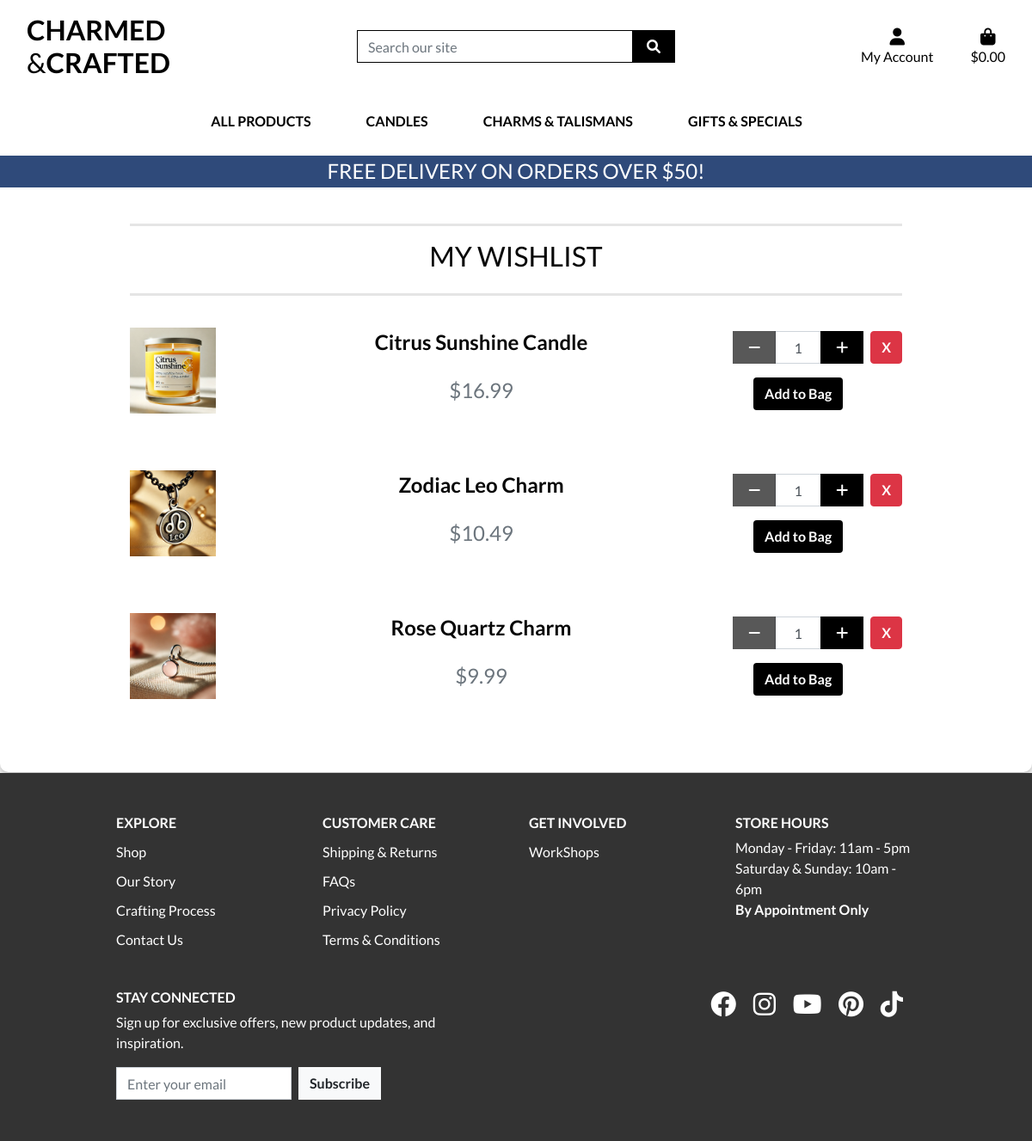
The page /products/wishlist_page/ (signed in) on the database its author committed.
### products/models.py (models this page shows, shortened)
class Wishlist(models.Model):
    user = models.ForeignKey(settings.AUTH_USER_MODEL, on_delete=models.CASCADE, related_name="wishlists")
    product = models.ForeignKey(Product, on_delete=models.CASCADE, related_name="wishlisted_by")
    created_at = models.DateTimeField(auto_now_add=True)
    class Meta:
        unique_together = ('user', 'product')
        ordering = ['-created_at']

class Product(models.Model):
    category = models.ForeignKey('Category', null=True, blank=True, on_delete=models.CASCADE)
    sku = models.CharField(max_length=254, null=True, blank=True)
    name = models.CharField(max_length=254)
    description = models.TextField()
    has_sizes = models.BooleanField (default = False, null = True, blank = True)
    price = models.DecimalField(max_digits=6, decimal_places=2)
    rating = models.DecimalField(max_digits=6, decimal_places=2, null=True, blank=True)
    image_url = models.URLField(max_length=1024, null=True, blank=True)
    image = models.ImageField(null=True, blank=True)

### products/views.py (the view)
# urls.py: path('wishlist_page/', wishlist_page, name='wishlist_page'),
@ensure_csrf_cookie
@login_required
def wishlist_page(request):
    wishlist_items = Wishlist.objects.filter(user=request.user).select_related('product')
    return render(request, 'products/wishlist.html', {'wishlist_items': wishlist_items})

### home/forms.py
class SubscriptionForm(forms.ModelForm):
    class Meta:
        model = Subscription
        fields = ['email']
        widgets = {
            'email': forms.EmailInput(attrs={
                'class': 'form-control mr-2 mb-2 mb-lg-0',
                'placeholder': 'Enter your email',
                'style': 'border-radius: 0;',
            }),
        }

### bag/contexts.py (called while the page is built, shortened)
def bag_contents(request):
    bag_items = []
    total = 0
    product_count = 0
    bag = request.session.get('bag', {})
    if total < settings.FREE_DELIVERY_THRESHOLD:
        delivery = total * Decimal(settings.STANDARD_DELIVERY_PERCENTAGE / 100)
        free_delivery_delta = settings.FREE_DELIVERY_THRESHOLD - total
    else:
        delivery = 0
        free_delivery_delta = 0
    grand_total = delivery + total
    context = {
        'bag_items': bag_items,
        'total': total,
        'product_count': product_count,
        'delivery': delivery,
        'free_delivery_delta': free_delivery_delta,
        'free_delivery_threshold': settings.FREE_DELIVERY_THRESHOLD,
        'grand_total': grand_total,
    }
    return context

### home/context_processors.py (called while the page is built)
def subscription_form(request):
    return {'subscription_form': SubscriptionForm()}

### products/templates/products/wishlist.html (shortened to what this page needs)
{% extends "base.html" %}
{% load static %}
{% block page_header %}
    <div class="container header-container">
    </div>
{% endblock %}
{% block content %}
<div class="overlay clearover">
    <div class="container">
        <div class="row">
            <div class="col">
                <hr>
                <h2 class="logo-font mb-4 text-center">My Wishlist</h2>
                <hr>
            </div>
        </div>
        <div class="wishlist-container">
            {% if wishlist_items %}
                <ul class="list-unstyled">
                    {% for item in wishlist_items %}
                        <li class="wishlist-item d-flex align-items-center mb-4">
                            <div class="wishlist-image mr-3">
                                {% if item.product.image %}
                                    <img src="{{ item.product.image.url }}" alt="{{ item.product.name }}" class="img-fluid" style="width: 100px; height: auto;">
                                {% else %}
                                    <img src="{{ MEDIA_URL }}noimage.webp" alt="{{ item.product.name }}" class="img-fluid" style="width: 100px; height: auto;">
                                {% endif %}
                            </div>
                            <div class="wishlist-details flex-grow-1">
                                <p class="mb-1 font-weight-bold">{{ item.product.name }}</p>
                                <p class="text-muted">${{ item.product.price }}</p>
                            </div>
                            <div class="wishlist-actions d-flex">
                                <form action="{% url 'add_to_bag' item.product.id %}" method="POST" class="mr-2">
                                    <div class="form-group hide-on-small-screens mx-auto ml-2">
                                        <div class="input-group">
                                            <div class="input-group-prepend">
                                                <button class="decrement-qty btn btn-black rounded-0"
                                                    data-item_id="{{ item.product.id }}" id="decrement-qty_{{ item.product.id }}">
                                                    <span class="icon">
                                                        <i class="fas fa-minus"></i>
                                                    </span>
                                                </button>
                                            </div>
                                            <input class="form-control qty_input" type="number"
                                                name="quantity" value="1" min="1" max="99"
                                                data-item_id="{{ item.product.id }}"
                                                id="id_qty_{{ item.product.id }}">
                                            <div class="input-group-append">
                                                <button class="increment-qty btn btn-black rounded-0"
                                                    data-item_id="{{ item.product.id }}" id="increment-qty_{{ item.product.id }}">
                                                    <span class="icon">
                                                        <i class="fas fa-plus"></i>
                                                    </span>
                                                </button>
                                            </div>
                                        </div>
                                    </div>
                                    <div class="add-to-bag">
                                        <button type="submit" class="btn btn-black d-none d-md-inline">Add to Bag</button>
                                    </div>
                                </form>
                                <form action="{% url 'remove_from_wishlist' item.product.id %}" method="POST">
                                    <button type="submit" class="btn btn-danger">X</button>
                                </form>
                            </div>
                        </li>
                    {% endfor %}
                </ul>
            {% else %}
                <p class="text-center">Your wishlist is empty.</p>
            {% endif %}
        </div>
    </div>
</div>
{% endblock %}

### static/css/base.css (style rules this page uses)
html, body { height: 100%; margin: 0; display: flex; flex-direction: column; }
body { height: 100%; color: #ffffff; font-family: 'Lato'; display: flex; flex-direction: column; }
hr { border-top: 3px solid rgba(0, 0, 0, .1); }
.icon { align-items: center; display: inline-flex; justify-content: center; height: 1.5rem; width: 1.5rem; }
.logo-font { text-transform: uppercase; }
.btn-black { background: black; color: white; }
.btn { font-weight: 600; }
.footer .form-inline input { width: auto; padding: 0.375rem 0.75rem; border-radius: 0; }
.qty_input { text-align: center; min-width: 50px; max-width: 70px; }
input[type=number] { -moz-appearance: textfield; appearance: textfield; }
.overlay { background: #fff7ff; padding: 80px 20px 40px 20px; text-align: center; border-radius: 10px; box-shadow: 0 4px 10px rgba(0, 0, 0, 0.3); color: #060606; min-height: 80vh; }
.overlay p { font-size: 1.5rem; margin: 20px 0 30px; font-weight: 400; }
.clearover { background: #ffffff !important; }
.input-group { display: flex; justify-content: center; }
@media (min-width: 992px) { .header-container { padding-top: 164px; } }
@media (min-width: 992px) { .qty_input { text-align: center; } }
@media (min-width: 1200px) { .container { max-width: 80%; } }

### rows shown on the page
Wishlist: product.image (picture), product.name "Citrus Sunshine Candle", product.price "16.99"
Wishlist: product.image (picture), product.name "Zodiac Leo Charm", product.price "10.49"
Wishlist: product.image (picture), product.name "Rose Quartz Charm", product.price "9.99"

### other values the page prints
{{ free_delivery_threshold }} "50"
